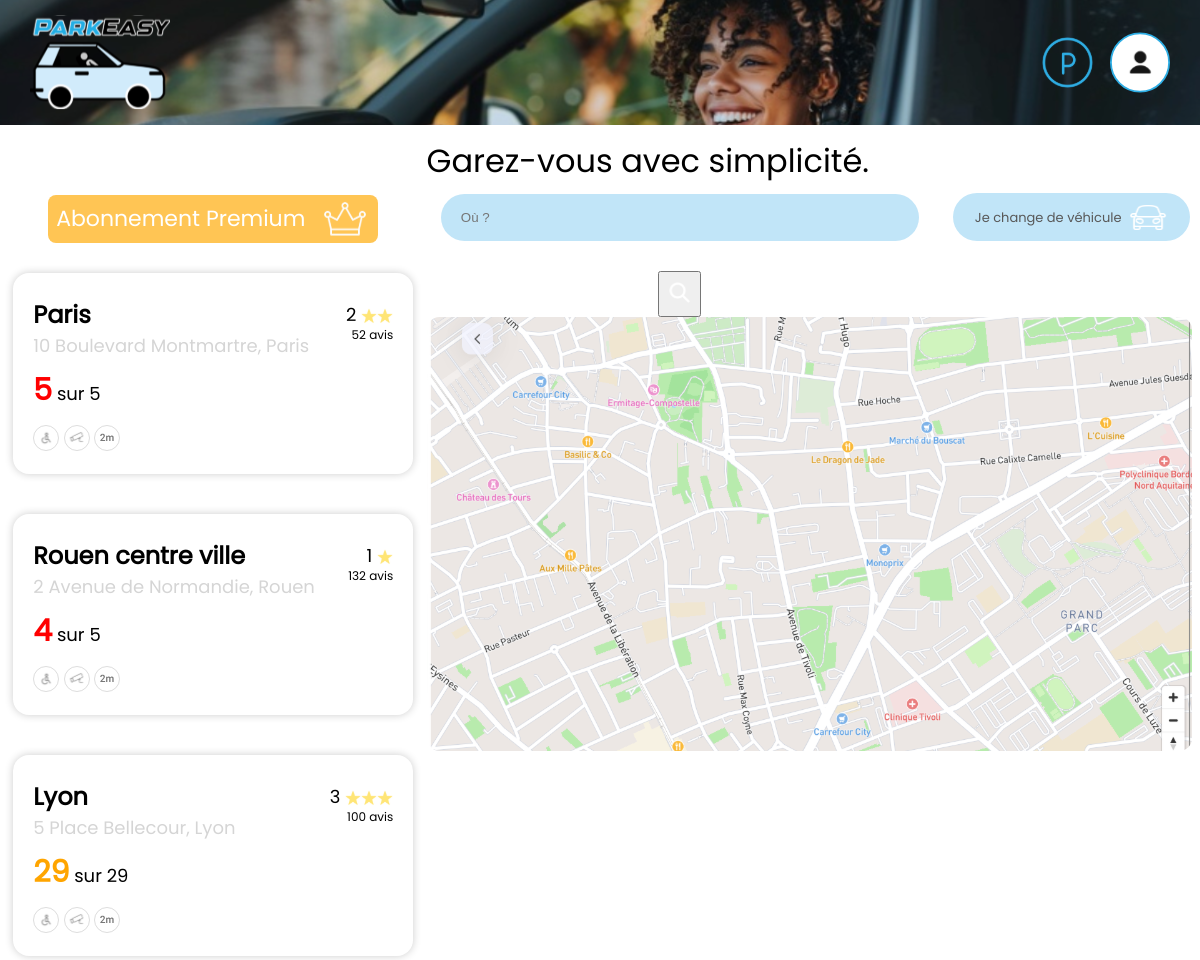
The page /home on the database its author committed.
### tables this page shows
CREATE TABLE Parking (
        Park_Id INTEGER PRIMARY KEY AUTOINCREMENT,
        Nom_Parking TEXT UNIQUE NOT NULL,
        Adresse_Parking TEXT NOT NULL,
        Ville_Parking TEXT NOT NULL,
        Hauteur_max REAL NOT NULL,
        A_Places_handicapees INTEGER NOT NULL DEFAULT 0,
        Est_Sous_Surveillance INTEGER NOT NULL DEFAULT 0,
        Est_Couvert INTEGER NOT NULL DEFAULT 0,
        Est_Horaire_24h INTEGER NOT NULL DEFAULT 0 
    );

### app.py (the view, shortened to what this page needs)
@app.route('/home', methods=['GET','POST'])
def home():
    if request.method == 'GET':
        with connect_db() as db:
            cursor = db.cursor()
            cursor.execute("SELECT * FROM Parking")
            parkings =  cursor.fetchall()
            parking1 = random.choice(parkings)
            parkings.remove(parking1)
            parking2 = random.choice(parkings)
            parkings.remove(parking2)
            parking3 = random.choice(parkings)
            parkings.remove(parking3)
            cursor.execute("SELECT COUNT(Place.Place_Id) FROM Place LEFT JOIN Reservation ON Place.Place_Id = Reservation.Place_Id AND Reservation.Date_Fin_Reservation >= datetime('now') WHERE Place.Park_Id = ? AND Reservation.Place_Id IS NULL;", (parking1[0],))
            nombre_places_disponibles_parking1 = cursor.fetchone()[0]
            cursor.execute("SELECT COUNT(Place.Place_Id) FROM Place WHERE Park_Id = ?", (parking1[0],))
            nombre_places_totales_parking1 = cursor.fetchone()[0]
            if nombre_places_disponibles_parking1 < 25:
                color1 = 'red'
            elif nombre_places_disponibles_parking1 < 50:
                color1 = 'orange'
            else:
                color1 = 'green'
            cursor.execute("SELECT COUNT(Place.Place_Id) FROM Place LEFT JOIN Reservation ON Place.Place_Id = Reservation.Place_Id AND Reservation.Date_Fin_Reservation >= datetime('now') WHERE Place.Park_Id = ? AND Reservation.Place_Id IS NULL;", (parking2[0],))
            nombre_places_disponibles_parking2 = cursor.fetchone()[0]
            cursor.execute("SELECT COUNT(Place.Place_Id) FROM Place WHERE Park_Id = ?", (parking2[0],))
            nombre_places_totales_parking2 = cursor.fetchone()[0]
            if nombre_places_disponibles_parking2 < 25:
                color2 = 'red'
            elif nombre_places_disponibles_parking2 < 50:
                color2 = 'orange'
            else:
                color2 = 'green'
            cursor.execute("SELECT COUNT(Place.Place_Id) FROM Place LEFT JOIN Reservation ON Place.Place_Id = Reservation.Place_Id AND Reservation.Date_Fin_Reservation >= datetime('now') WHERE Place.Park_Id = ? AND Reservation.Place_Id IS NULL;", (parking3[0],))
            nombre_places_disponibles_parking3 = cursor.fetchone()[0]
            cursor.execute("SELECT COUNT(Place.Place_Id) FROM Place WHERE Park_Id = ?", (parking3[0],))
            nombre_places_totales_parking3 = cursor.fetchone()[0]
            if nombre_places_disponibles_parking3 < 25:
                color3 = 'red'
            elif nombre_places_disponibles_parking3 < 50:
                color3 = 'orange'
            else:
                color3 = 'green'
        return render_template('home.html', parking1=parking1, parking2=parking2, parking3=parking3, nombre_places_disponibles_parking1=nombre_places_disponibles_parking1, nombre_places_disponibles_parking2=nombre_places_disponibles_parking2, nombre_places_disponibles_parking3=nombre_places_disponibles_parking3, nombre_places_totales_parking1=nombre_places_totales_parking1, nombre_places_totales_parking2=nombre_places_totales_parking2, nombre_places_totales_parking3=nombre_places_totales_parking3, color1=color1, color2=color2, color3=color3)

### app.py (called while the page is built)
def connect_db():
    db_path = 'ParkEase.db'
    return sqlite3.connect(db_path)

### templates/home.html (shortened to what this page needs)
<!DOCTYPE html>
<html lang="fr">
<head>
    <link rel="stylesheet" href="/static/reset.css">
    <link rel="stylesheet" href="/static/home.css">
    <link rel="stylesheet" href="/static/global.css">
</head>
<div class="navbar">
    <img class="logo" src="../static/Picture/logo.svg" alt="logo">
    <div class="navaccount">
        <img class="indication" src="../static/Picture/indication.svg" alt="indication">
        <img class="account" src="../static/Picture/account.svg" alt="account">
    </div>
</div>
<body>
    <div class="wrapper">
        <div class="container">
            <div class="main">
                <div class="firstcontainer">
                    <a href="#" class="premiumcontainer">
                        <p class="abonnementpremium">Abonnement Premium</p>
                        <img class="premium" src="../static/Picture/Crown.svg" alt="logo">
                    </a>
                    <div class="cardcontainer">
                        <a href="/detailparking/{{parking1[0]}}" class="card">
                            <div class="leftcontainer">
                                <h2 class="cardtitle">{{ parking1[1] }}</h2>
                                <p class="cardparagraph">{{ parking1[2] }}</p>
                                <p class="cardnbplace"><span id="{{color1}}">{{ nombre_places_disponibles_parking1 }}</span> sur {{ nombre_places_totales_parking1 }}</p>
                                <div class="cardpicturecontainer">
                                    <img class="cardpicture" src="../static/Picture/handicap.svg" alt="handicap">
                                    <img class="cardpicture" src="../static/Picture/camera.svg" alt="camera">
                                    <img class="cardpicture" src="../static/Picture/hauteur.svg" alt="hauteur">
                                </div>
                            </div>
                            <div class="rightcontainer">
                                <div class="notecontainer">
                                    <p class="note">2</p>
                                    <img class="star" src="../static/Picture/Star.svg" alt="star">
                                    <img class="star" src="../static/Picture/Star.svg" alt="star">
                                </div>
                                <p class="nbavis">52 avis</p>
                            </div>
                        </a>
                        <a href="/detailparking/{{parking2[0]}}" class="card">
                            <div class="leftcontainer">
                                <h2 class="cardtitle">{{ parking2[1] }}</h2>
                                <p class="cardparagraph">{{ parking2[2] }}</p>
                                <p class="cardnbplace"><span id="{{color2}}">{{ nombre_places_disponibles_parking2 }}</span> sur {{ nombre_places_totales_parking2 }}</p>
                                <div class="cardpicturecontainer">
                                    <img class="cardpicture" src="../static/Picture/handicap.svg" alt="handicap">
                                    <img class="cardpicture" src="../static/Picture/camera.svg" alt="camera">
                                    <img class="cardpicture" src="../static/Picture/hauteur.svg" alt="hauteur">
                                </div>
                            </div>
                            <div class="rightcontainer">
                                <div class="notecontainer">
                                    <p class="note">1</p>
                                    <img class="star" src="../static/Picture/Star.svg" alt="star">
                                </div>
                                <p class="nbavis">132 avis</p>
                            </div>
                        </a>
                        <a href="/detailparking/{{parking3[0]}}" class="card">
                            <div class="leftcontainer">
                                <h2 class="cardtitle">{{ parking3[1] }}</h2>
                                <p class="cardparagraph">{{ parking3[2] }}</p>
                                <p class="cardnbplace"><span id="{{color3}}">{{ nombre_places_disponibles_parking3 }}</span> sur {{ nombre_places_totales_parking3 }}</p>
                                <div class="cardpicturecontainer">
                                    <img class="cardpicture" src="../static/Picture/handicap.svg" alt="handicap">
                                    <img class="cardpicture" src="../static/Picture/camera.svg" alt="camera">
                                    <img class="cardpicture" src="../static/Picture/hauteur.svg" alt="hauteur">
                                </div>
                            </div>
                            <div class="rightcontainer">
                                <div class="notecontainer">
                                    <p class="note">3</p>
                                    <img class="star" src="../static/Picture/Star.svg" alt="star">
                                    <img class="star" src="../static/Picture/Star.svg" alt="star">
                                    <img class="star" src="../static/Picture/Star.svg" alt="star">
                                </div>
                                <p class="nbavis">100 avis</p>
                            </div>
                        </a>
                    </div>
                </div>
                <div class="secondcontainerwrapper">
                    <div class="secondcontainer">
                        <div class="titlecontainer">
                            <h1 class="title">Garez-vous avec simplicité.</h1>
                        </div>
                        <div class="barrederecherche">
                            <form method="post" action="/home">
                                <input class="input" type="text" id="Nom_Parking" name="Nom_Parking" placeholder="Où ?" required>
                                <button type="submit" class="button"><img src="../static/Picture/Search.svg" alt="search"></button>
                            </form>
                                <div class="vehicule">
                                <p class="paragraphvehicule">Je change de véhicule</p>
                                <img class="car" src="../static/Picture/Car.svg" alt="car">
                            </div>
                        </div>
                        <div>
                            <img class="map" src="../static/Picture/map.svg" alt="map">
                        </div>
                    </div>
                </div>
            </div>
        </div>
    </div>
</body>
</html>

### static/home.css (style rules this page uses)
.wrapper { display: flex; align-items: center; justify-content: center; border-radius: 16px; font-family: "Poppins", sans-serif; color: white; text-align: center; margin-left: 5px; margin-right: 5px; margin-bottom: 5px; }
.container { width: 100%; }
.navbar { background-image: url('../static/Picture/Header.svg'); display: flex; height: 125px; justify-content: space-between; position: sticky; width: 100%; }
.logo { max-width: 140px; max-height: auto; margin-left: 30px; }
.account { max-width: 60px; max-height: auto; margin-right: 30px; }
.indication { max-width: 55px; max-height: auto; margin-right: 15px; }
.navaccount { display: flex; }
.titlecontainer { color: black; align-items: center; }
.input { border-radius: 300px; border: none; background-color: #C1E5F8; padding-left: 20px; margin-top: 17px; height: 45px; margin-bottom: 30px; }
.main { display: flex; margin-top: 20px; }
.firstcontainer { display: flex; flex-direction: column; align-items: center; }
.secondcontainer { display: flex; flex-direction: column; justify-content: flex-start; align-items: flex-start; }
.secondcontainerwrapper { display: flex; justify-content: center; }
.premiumcontainer { display: flex; align-items: center; justify-content: center; background-color: #FFC554; text-decoration: none; border-radius: 8px; transition: all 0.3s ease-in-out; margin-top: 50px; margin-bottom: 30px; }
.abonnementpremium { color: white; margin-left: 8px; font-size: 22px; }
.premium { margin-right: 8px; width: 50px; height: auto; margin-top: 2px; margin-bottom: 2px; margin-left: 15px; }
.title { font-size: 32px; }
.map, .barrederecherche, .title { margin-left: 5px; margin-right: 5px; }
.map { width: 99%; height: auto; }
.cardcontainer { display: flex; flex-direction: column; justify-content: flex-start; align-items: flex-start; text-align: start; }
.card { box-shadow: 0 0 8px rgba(0, 0, 0, 0.2); border-radius: 16px; margin-bottom: 40px; display: flex; text-decoration: none; color: black; transition: all 0.3s ease-in-out; width: 400px; justify-content: space-between; }
.cardtitle { font-size: 24px; margin-left: 20px; margin-right: 20px; margin-top: 30px; margin-bottom: 10px; font-weight: bold; }
.cardparagraph { margin-left: 20px; margin-right: 20px; margin-bottom: 20px; color: #D5D5D5; }
.cardnbplace { margin-left: 20px; margin-right: 20px; margin-bottom: 20px; }
#orange { color: orange; font-size: 30px; font-weight: bold; }
#red { color: red; font-size: 30px; font-weight: bold; }
.cardpicturecontainer { margin-left: 20px; margin-bottom: 20px; }
.notecontainer { display: flex; margin-top: 30px; justify-content: flex-end; align-items: flex-end; margin-bottom: 5px; }
.nbavis { font-size: 12px; }
.rightcontainer { display: flex; flex-direction: column; align-items: flex-end; margin-right: 20px; }
.note { margin-top: 3px; margin-right: 5px; }
.vehicule { background-color: #C1E5F8; display: flex; justify-content: center; align-items: center; border-radius: 300px; border: none; margin-top: 16px; height: 48px; padding-left: 20px; margin-left: 20px; padding-right: 20px; transition: all 0.3s ease-in-out; }
.paragraphvehicule { font-size: 13px; color: rgb(88, 88, 88); }
.barrederecherche { display: flex; }
.car { margin-left: 8px; }
@media screen and (min-width: 1100px) { .firstcontainer { width: 35%; } }
@media screen and (min-width: 1100px) { .secondcontainerwrapper { width: 65%; } }
@media screen and (min-width: 1100px) { .vehicule { width: 17vw; } }
@media screen and (min-width: 1100px) { .input { width: 38vw; } }

### static/global.css (style rules this page uses)
h1 { font-size: 56px; }
h2 { font-size: 40px; }
p { font-size: 18px; }

### rows shown on the page
Parking: Nom_Parking "Paris", Adresse_Parking "10 Boulevard Montmartre, Paris"
Parking: Nom_Parking "Rouen centre ville", Adresse_Parking "2 Avenue de Normandie, Rouen"
Parking: Nom_Parking "Lyon", Adresse_Parking "5 Place Bellecour, Lyon"

### other values the page prints
{{ nombre_places_disponibles_parking1 }} "5"
{{ nombre_places_totales_parking1 }} "5"
{{ nombre_places_disponibles_parking2 }} "4"
{{ nombre_places_totales_parking2 }} "5"
{{ nombre_places_disponibles_parking3 }} "29"
{{ nombre_places_totales_parking3 }} "29"
